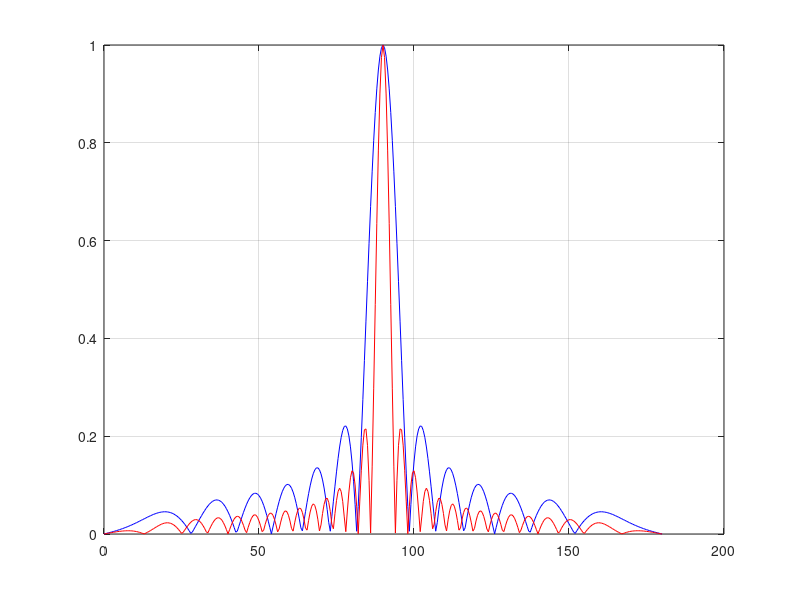

This figure's MATLAB source:
clear all;
close all;
clc;

% Freespace wavelength:

lambda = 1;

% Freespace wave number:

beta = 2 * pi / lambda;

% Distance between elements:

d = 0.7559 * lambda;

%d = 0.45 * lambda;

% Microstrip wavelength:

lambdaMicrostrip = lambda / sqrt(1.75);

% Microstrip wave number:

betaMicrostrip = 2 * pi / lambdaMicrostrip;

% Phase difference of excitation of adjacent elements:

alpha = d * betaMicrostrip;

% Angle:

theta = (0 : 0.5 : 180) * pi / 180;

% Number of elements:

N = 9;

% Magnitudes of excitation:

A = ones(N, 1);

% Array factor:

AF = zeros(length(theta), 1);

for m = 1 : length(theta)

  AF(m) = A((N - 1) / 2 + 1) * sin(theta(m));
  
  for n = 1 : (N - 1) / 2
  
    phi = beta * d * cos(theta(m));
    
    % Right element:
    
    AF(m) = AF(m) + A(n) * exp(1j * n * (phi + alpha)) * sin(theta(m));
    
    % Left element:
    
    AF(m) = AF(m) + A(n) * exp(1j * n * (-phi + alpha)) * sin(theta(m));
    
  end

end

AF = abs(AF);

maxAF = max(AF);

AF1 = AF / maxAF;

% Number of elements:

N = 19;

% Magnitudes of excitation:

A = ones(N, 1);

% Array factor:

AF = zeros(length(theta), 1);

for m = 1 : length(theta)

  AF(m) = A((N - 1) / 2 + 1) * sin(theta(m));
  
  for n = 1 : (N - 1) / 2
  
    phi = beta * d * cos(theta(m));
    
    % Right element:
    
    AF(m) = AF(m) + A(n) * exp(1j * n * (phi + alpha)) * sin(theta(m));
    
    % Left element:
    
    AF(m) = AF(m) + A(n) * exp(1j * n * (-phi + alpha)) * sin(theta(m));
  end

end

AF = abs(AF);

maxAF = max(AF);

AF2 = AF / maxAF;

figure(1);

plot(theta / pi * 180, AF1, 'b-', ...
     theta / pi * 180, AF2, 'r-');
 
grid on;
